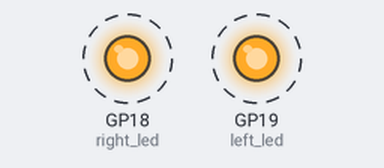
The program below on a simulated Raspberry Pi Pico running MicroPython. On the bench: output pins drawn as LEDs (lit = HIGH). Dashed ring = blinking.

Above: at 0.2 s.
Timing chart, 0 to 3.0 s (numbered marks = the images above):
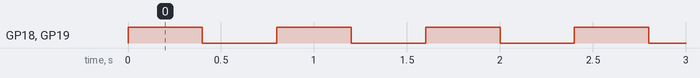

Measured:
- by itself, GP18 (right_led), GP19 (left_led): alternates HIGH for 0.40 s and LOW for 0.40 s

The program:

ref_emergency_lights.py
```python
from machine import Pin
import time

# 오른쪽 LED: GP18, 왼쪽 LED: GP19
right_led = Pin(18, Pin.OUT)
left_led = Pin(19, Pin.OUT)
try:
    while True:
        right_led.value(1); left_led.value(1)   # 오른쪽 LED 켜기, 왼쪽 LED 켜기
        time.sleep(0.4)

        right_led.value(0); left_led.value(0)   # 오른쪽 LED 끄기, 왼쪽 LED 끄기
        time.sleep(0.4)
except:
    right_led.value(0)
    left_led.value(0)
```
